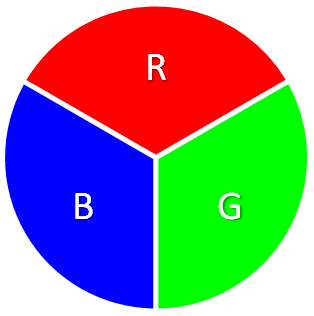
#> input picture moj rv v 2/rgb.png, 314 x 316 px
$ python 3_filters.py
#> lines starting #> are read from the running program, lines starting #| are printed output that depends on the picture
#!/usr/bin/env python3
# -*- coding: utf-8 -*-
"""
Created on Mon Mar 25 12:55:30 2024

@author: zorin
"""

import cv2
import numpy

class VConvolutionFilter(object):
	def __init__(self, kernel):
		self._kernel = kernel

	def apply(self, src):
		return cv2.filter2D(src = src,
					        ddepth = -1,
							kernel = self._kernel)

class BlurFilter(VConvolutionFilter):
	def __init__(self):
		kernel = numpy.array([
				[0.04, 0.04, 0.04, 0.04, 0.04],
				[0.04, 0.04, 0.04, 0.04, 0.04],
				[0.04, 0.04, 0.04, 0.04, 0.04],
				[0.04, 0.04, 0.04, 0.04, 0.04],
				[0.04, 0.04, 0.04, 0.04, 0.04]
			])
		VConvolutionFilter.__init__(self, kernel)

class EmbossFilter(VConvolutionFilter):
	def __init__(self):
		kernel = numpy.array([
				[-2, -1, 0],
				[-1, 1, 1],
				[0, 1, 2],
			])

		VConvolutionFilter.__init__(self, kernel)

class SharpenFilter(VConvolutionFilter):
	def __init__(self):
		kernel = numpy.array([
			[-1, -1, -1],
			[-1, 9, -1],
			[-1, -1, -1]])

		VConvolutionFilter.__init__(self, kernel)
img_src = cv2.imread("rgb.png")
#> img_src is the input picture: shape (316, 314, 3); mean B, G, R 137.2, 137.5, 137.5


img_src = cv2.imread("rgb.png")
blur = BlurFilter()
blur_img = blur.apply(img_src)
#> in apply, `return cv2.filter2D(src = src, ddepth = -1, kernel = self._kernel)`:
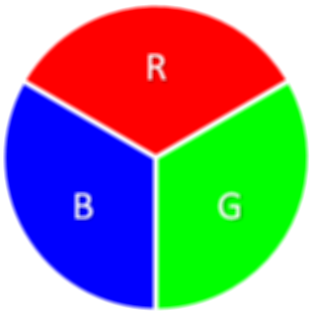
#> returned value: shape (316, 314, 3); mean of channels 0, 1, 2 137.2, 137.5, 137.5; drawn as B, G, R

emboss = EmbossFilter()
emboss_img = emboss.apply(img_src)
#> in apply (call 2), `return cv2.filter2D(src = src, ddepth = -1, kernel = self._kernel)`:
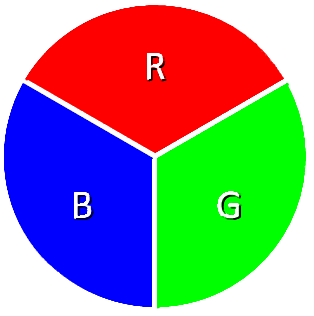
#> returned value: shape (316, 314, 3); mean of channels 0, 1, 2 137.1, 137.2, 137.2; drawn as B, G, R

sharp = SharpenFilter()
sharp_img = sharp.apply(img_src)
#> in apply (call 3), `return cv2.filter2D(src = src, ddepth = -1, kernel = self._kernel)`:
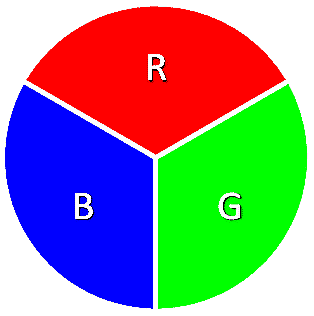
#> returned value: shape (316, 314, 3); mean of channels 0, 1, 2 137, 137.6, 137.4; drawn as B, G, R

cv2.imshow("Old image", img_src)
cv2.imshow("Blur image", blur_img)
cv2.imshow("Emboss image", emboss_img)
cv2.imshow("Sharp image", sharp_img)
cv2.waitKey()
cv2.destroyAllWindows()
